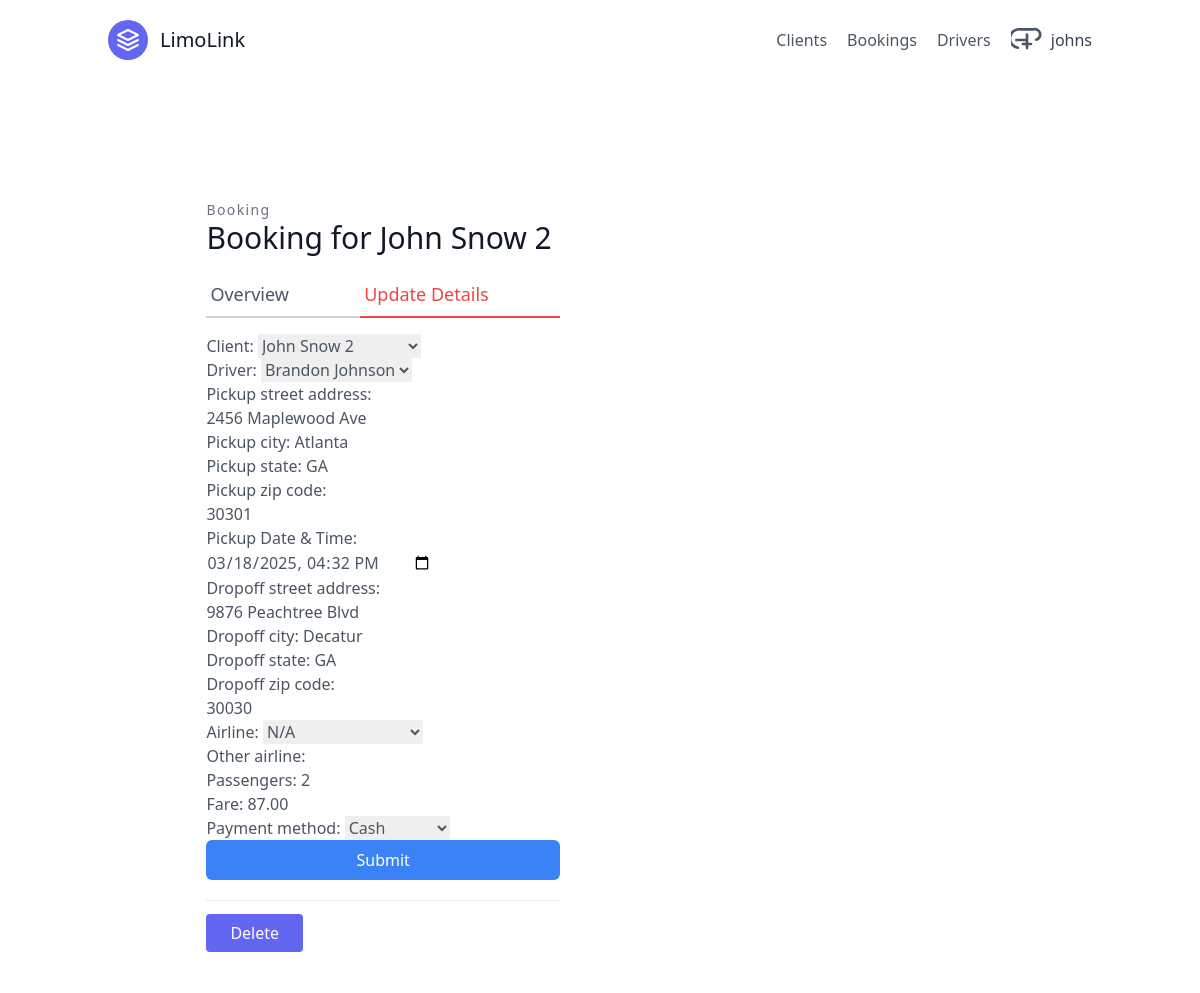
/bookings/3/update/ (signed in), run on the app's committed database.
### clients/models.py (models this page shows)
class User(AbstractUser):
    is_active = models.BooleanField(default=True)

class Client(models.Model):
    first_name = models.CharField(max_length=100)
    last_name = models.CharField(max_length=100)
    email = models.EmailField()
    phone = models.CharField(max_length=15)
    street_address = models.CharField(max_length=255, blank=True)
    city = models.CharField(max_length=100, blank=True)
    state = models.CharField(max_length=100, blank=True)
    postal_code = models.CharField(max_length=20, blank=True)
    preferred_contact_method = models.CharField(max_length=50, blank=True)
    def __str__(self):
        return f"{self.first_name} {self.last_name}"

### bookings/models.py (models this page shows, shortened)
class Booking(models.Model):
  client = models.ForeignKey('clients.Client', on_delete=models.CASCADE, related_name='bookings')
  driver = models.ForeignKey(Driver, on_delete=models.SET_NULL, null=True, blank=True, related_name='bookings')
  created_by = models.ForeignKey(settings.AUTH_USER_MODEL, on_delete=models.CASCADE)
  updated_by = models.ForeignKey(settings.AUTH_USER_MODEL, on_delete=models.CASCADE, null=True, blank=True, related_name='updated_bookings')
  pickup_street_address = models.CharField(max_length=255)
  pickup_city = models.CharField(max_length=100, blank=True, null=True)
  pickup_state = models.CharField(max_length=2, blank=True, null=True)
  pickup_zip_code = models.CharField(max_length=10, blank=True, null=True)
  dropoff_street_address = models.CharField(max_length=255)
  dropoff_city = models.CharField(max_length=100,  blank=True, null=True)
  dropoff_state = models.CharField(max_length=2, blank=True, null=True)
  dropoff_zip_code = models.CharField(max_length=10, blank=True, null=True)
  airline = models.CharField(max_length=50, choices=AIRLINE_CHOICES)
  other_airline = models.CharField(max_length=100, blank=True, null=True)
  flight_number = models.CharField(max_length=10, blank=True, null=True)
  passengers = models.IntegerField()
  pickup_time = models.DateTimeField()
  fare = models.DecimalField(max_digits=10, decimal_places=2)
  payment_method = models.CharField(max_length=11, choices=PAYMENT_METHOD_CHOICES)
  status = models.CharField(max_length=10, choices=STATUS_CHOICES, default='scheduled')

### bookings/views.py (the view, shortened to what this page needs)
# urls.py: path('<int:pk>/update/', BookingUpdateView.as_view(), name="booking-update"),
class BookingUpdateView(LoginRequiredMixin, UpdateView):
    model = Booking
    template_name = 'bookings/booking_update.html'
    form_class = BookingForm
    context_object_name = 'bookings'
    success_url = reverse_lazy('bookings:booking-list')

### drivers/models.py (called while the page is built)
  def __str__(self):
    return f"{self.first_name} {self.last_name}"

### templates/bookings/booking_update.html (shortened to what this page needs)
{% extends "base.html" %}
{% load tailwind_filters %}
{% block content %}
<section class="text-gray-600 body-font overflow-hidden">
  <div class="container px-5 py-24 mx-auto">
    <div class="lg:w-4/5 mx-auto flex flex-wrap">
      <div class="lg:w-1/2 w-full lg:pr-10 lg:py-6 mb-6 lg:mb-0">
        <h2 class="text-sm title-font text-gray-500 tracking-widest">Booking</h2>
        <h1 class="text-gray-900 text-3xl title-font font-medium mb-4">
          Booking for {{ bookings.client }}
        </h1>
        <div class="flex mb-4">
          <a href="{% url 'bookings:booking-detail' bookings.pk %}"
            class="flex-grow border-b-2 border-gray-300 py-2 text-lg px-1">Overview</a>
          <a href="{% url 'bookings:booking-update' bookings.pk %}"
            class="flex-grow text-red-500 border-b-2 border-red-500 py-2 text-lg px-1">Update Details</a>
        </div>
        <form method="post">
          {{ form|crispy }}
          <button type="submit"
            class="w-full text-white bg-blue-500 hover:bg-blue-600 px-3 py-2 rounded-md">Submit</button>
        </form>
        <div class="mt-5 py-5 border-t border-gray-200">
          <a href="/bookings/{{ booking.pk }}/delete/"
            class="w-1/2 mt-3 text-white bg-indigo-500 border-0 py-2 px-6 focus:outline-none hover:bg-indigo-600 rounded">
            Delete
          </a>
        </div>
      </div>
    </div>
  </div>
</section>
{% endblock content %}

### templates/navbar.html (shortened to what this page needs)
<header class="text-gray-600 body-font">
  <div class="container mx-auto flex flex-wrap p-5 flex-col md:flex-row items-center">
    <a class="flex title-font font-medium items-center text-gray-900 mb-4 md:mb-0">
      <svg xmlns="http://www.w3.org/2000/svg" fill="none" stroke="currentColor" stroke-linecap="round"
        stroke-linejoin="round" stroke-width="2" class="w-10 h-10 text-white p-2 bg-indigo-500 rounded-full"
        viewBox="0 0 24 24">
        <path d="M12 2L2 7l10 5 10-5-10-5zM2 17l10 5 10-5M2 12l10 5 10-5"></path>
      </svg>
      <span class="ml-3 text-xl">LimoLink</span>
    </a>
    <nav class="md:ml-auto flex flex-wrap items-center text-base justify-center">
      <a href="{% url 'clients:client-list' %}" class="mr-5 hover:text-gray-900">Clients</a>
      <a href="{% url 'bookings:booking-list' %}" class="mr-5 hover:text-gray-900">Bookings</a>
      <a href="{% url 'drivers:driver-list' %}" class="mr-5 hover:text-gray-900">Drivers</a>
    </nav>
    {% if request.user.is_authenticated %}
    <div x-data="{ open: false }" class="relative">
      <button @click="open = !open"
        class="flex items-center space-x-2 text-gray-700 hover:text-gray-900 focus:outline-none">
        <svg class="w-8 h-8 text-gray-600 hover:text-gray-900" xmlns="http://www.w3.org/2000/svg" fill="none"
          viewBox="0 0 24 24" stroke="currentColor">
          <path stroke-linecap="round" stroke-linejoin="round" stroke-width="2"
            d="M5.121 17.804A4 4 0 017.197 4h9.606a4 4 0 012.076 7.804M9 15h6m-3-3v6m0-6V8m0 4H4" />
        </svg>
        <span class="hidden sm:inline">{{ request.user.username }}</span>
      </button>
    </div>
    {% endif %}
  </div>
</header>

### data on the page
User: user.username "johns"
Booking: client "John Snow 2", driver "Brandon Johnson", pickup_street_address "2456 Maplewood Ave", pickup_city "Atlanta", pickup_state "GA", pickup_zip_code "30301", pickup_time "03/18/2025 16:32", dropoff_street_address "9876 Peachtree Blvd", dropoff_city "Decatur", dropoff_state "GA", dropoff_zip_code "30030", airline "N/A", passengers "2", fare "87.00", payment_method "Cash"
